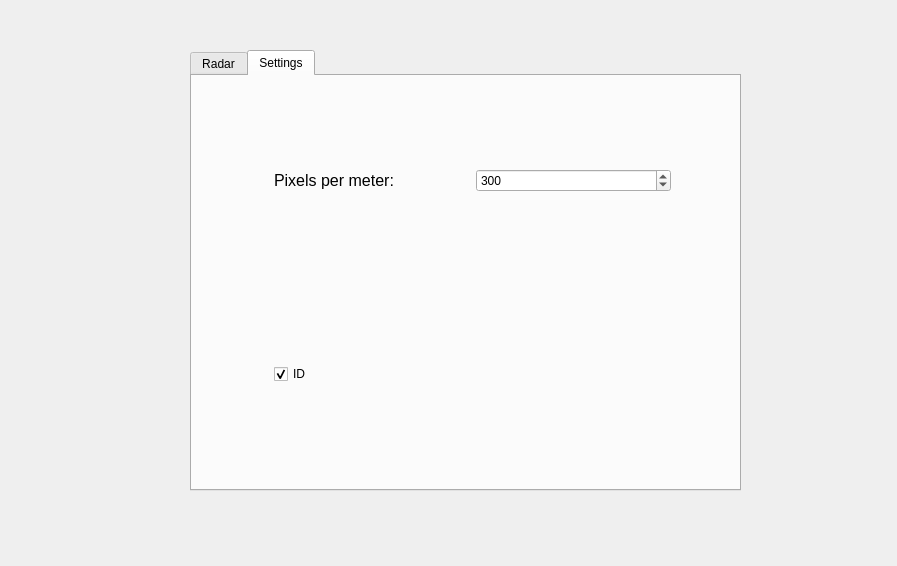
<?xml version="1.0" encoding="UTF-8"?>
<ui version="4.0">
 <class>RadarTabs</class>
 <widget class="QWidget" name="RadarTabs">
  <property name="geometry">
   <rect>
    <x>0</x>
    <y>0</y>
    <width>897</width>
    <height>566</height>
   </rect>
  </property>
  <property name="sizePolicy">
   <sizepolicy hsizetype="Preferred" vsizetype="Preferred">
    <horstretch>0</horstretch>
    <verstretch>0</verstretch>
   </sizepolicy>
  </property>
  <property name="minimumSize">
   <size>
    <width>327</width>
    <height>312</height>
   </size>
  </property>
  <property name="windowTitle">
   <string>Radar</string>
  </property>
  <property name="whatsThis">
   <string/>
  </property>
  <property name="autoFillBackground">
   <bool>true</bool>
  </property>
  <widget class="QTabWidget" name="tabWidget">
   <property name="geometry">
    <rect>
     <x>190</x>
     <y>50</y>
     <width>551</width>
     <height>441</height>
    </rect>
   </property>
   <property name="sizePolicy">
    <sizepolicy hsizetype="Preferred" vsizetype="Preferred">
     <horstretch>0</horstretch>
     <verstretch>0</verstretch>
    </sizepolicy>
   </property>
   <property name="currentIndex">
    <number>1</number>
   </property>
   <widget class="QWidget" name="tab">
    <attribute name="title">
     <string>Radar</string>
    </attribute>
    <widget class="QWidget" name="radarCanvas" native="true">
     <property name="enabled">
      <bool>true</bool>
     </property>
     <property name="geometry">
      <rect>
       <x>3</x>
       <y>2</y>
       <width>541</width>
       <height>401</height>
      </rect>
     </property>
    </widget>
   </widget>
   <widget class="QWidget" name="tab_2">
    <property name="sizePolicy">
     <sizepolicy hsizetype="Minimum" vsizetype="Preferred">
      <horstretch>0</horstretch>
      <verstretch>0</verstretch>
     </sizepolicy>
    </property>
    <attribute name="title">
     <string>Settings</string>
    </attribute>
    <widget class="QWidget" name="verticalWidget" native="true">
     <property name="geometry">
      <rect>
       <x>60</x>
       <y>0</y>
       <width>441</width>
       <height>403</height>
      </rect>
     </property>
     <property name="sizePolicy">
      <sizepolicy hsizetype="Fixed" vsizetype="Preferred">
       <horstretch>0</horstretch>
       <verstretch>0</verstretch>
      </sizepolicy>
     </property>
     <layout class="QVBoxLayout" name="verticalLayout">
      <item>
       <widget class="QWidget" name="gridWidget" native="true">
        <layout class="QGridLayout" name="gridLayout">
         <item row="0" column="0">
          <widget class="QLabel" name="ppmLabel">
           <property name="font">
            <font>
             <pointsize>12</pointsize>
            </font>
           </property>
           <property name="text">
            <string>Pixels per meter:</string>
           </property>
          </widget>
         </item>
         <item row="0" column="1">
          <widget class="QSpinBox" name="ppmSpinBox">
           <property name="minimum">
            <number>50</number>
           </property>
           <property name="maximum">
            <number>600</number>
           </property>
           <property name="singleStep">
            <number>10</number>
           </property>
           <property name="value">
            <number>300</number>
           </property>
          </widget>
         </item>
        </layout>
       </widget>
      </item>
      <item>
       <widget class="QWidget" name="gridWidget_2" native="true">
        <layout class="QGridLayout" name="gridLayout_2">
         <item row="0" column="0">
          <widget class="QCheckBox" name="idCheckbox">
           <property name="text">
            <string>ID</string>
           </property>
           <property name="checked">
            <bool>true</bool>
           </property>
          </widget>
         </item>
        </layout>
       </widget>
      </item>
     </layout>
    </widget>
   </widget>
  </widget>
 </widget>
 <layoutdefault spacing="6" margin="11"/>
 <resources/>
 <connections/>
</ui>
